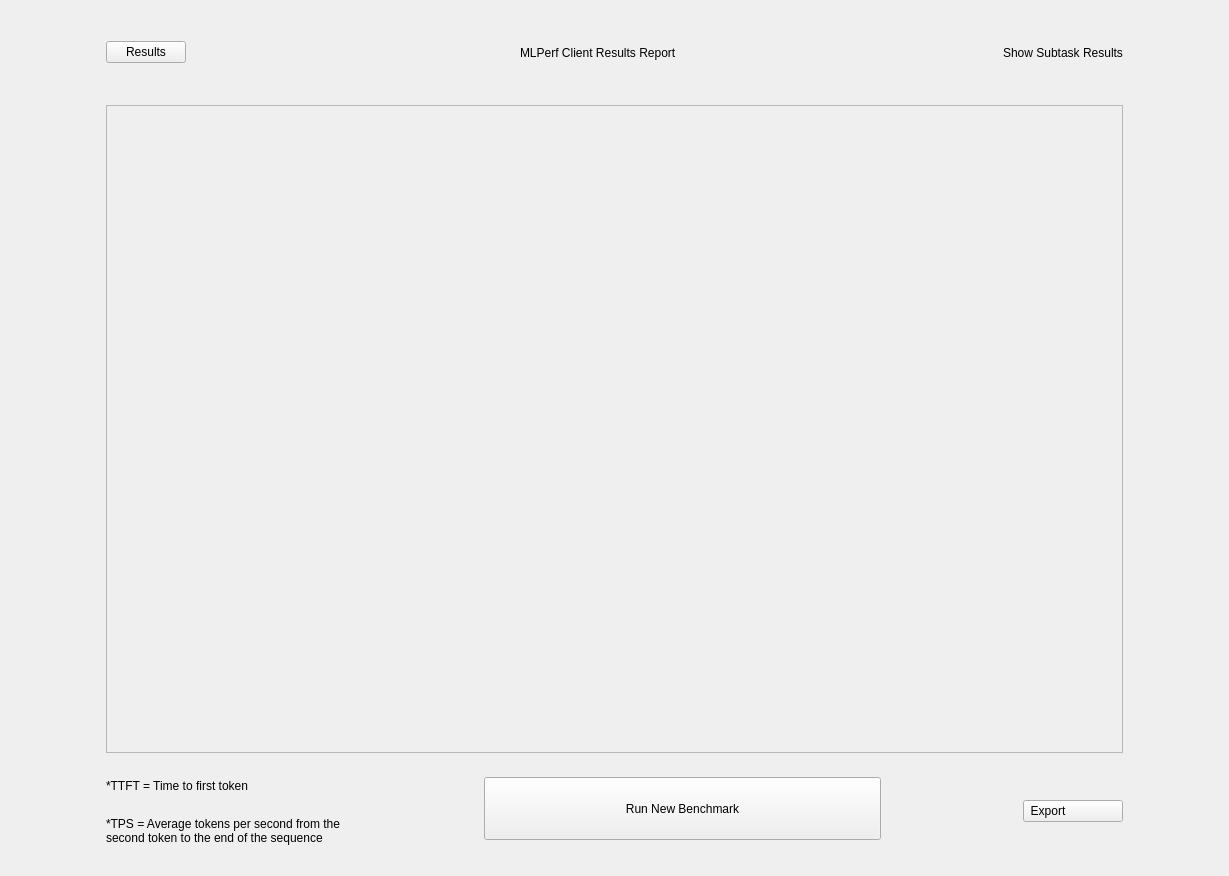
<?xml version="1.0" encoding="UTF-8"?>
<ui version="4.0">
 <class>ResultsReportPage</class>
 <widget class="QWidget" name="ResultsReportPage">
  <property name="geometry">
   <rect>
    <x>0</x>
    <y>0</y>
    <width>1229</width>
    <height>876</height>
   </rect>
  </property>
  <layout class="QHBoxLayout" name="horizontalLayout" stretch="1,12,1">
   <item>
    <spacer name="horizontalSpacer">
     <property name="orientation">
      <enum>Qt::Orientation::Horizontal</enum>
     </property>
     <property name="sizeHint" stdset="0">
      <size>
       <width>83</width>
       <height>20</height>
      </size>
     </property>
    </spacer>
   </item>
   <item>
    <widget class="QWidget" name="widget" native="true">
     <layout class="QVBoxLayout" name="verticalLayout" stretch="1,10,1">
      <property name="spacing">
       <number>20</number>
      </property>
      <property name="bottomMargin">
       <number>20</number>
      </property>
      <item>
       <layout class="QHBoxLayout" name="top_h_layout_" stretch="0,0,0,0,0">
        <property name="spacing">
         <number>0</number>
        </property>
        <item>
         <layout class="QHBoxLayout" name="horizontalLayout_3">
          <item>
           <widget class="QPushButton" name="results_button_">
            <property name="text">
             <string>Results</string>
            </property>
            <property name="icon">
             <iconset resource="../app_resources.qrc">
              <normaloff>:/icons/resources/icons/arrow_left.png</normaloff>:/icons/resources/icons/arrow_left.png</iconset>
            </property>
            <property name="iconSize">
             <size>
              <width>24</width>
              <height>24</height>
             </size>
            </property>
           </widget>
          </item>
         </layout>
        </item>
        <item>
         <spacer name="horizontalSpacer_3">
          <property name="orientation">
           <enum>Qt::Orientation::Horizontal</enum>
          </property>
          <property name="sizeHint" stdset="0">
           <size>
            <width>40</width>
            <height>20</height>
           </size>
          </property>
         </spacer>
        </item>
        <item alignment="Qt::AlignHCenter">
         <widget class="QLabel" name="title_label_">
          <property name="styleSheet">
           <string notr="true">padding-left:8px;</string>
          </property>
          <property name="text">
           <string>MLPerf Client Results Report</string>
          </property>
         </widget>
        </item>
        <item>
         <spacer name="horizontalSpacer_4">
          <property name="orientation">
           <enum>Qt::Horizontal</enum>
          </property>
          <property name="sizeHint" stdset="0">
           <size>
            <width>40</width>
            <height>20</height>
           </size>
          </property>
         </spacer>
        </item>
        <item>
         <layout class="QHBoxLayout" name="top_rh_layout_">
          <property name="leftMargin">
           <number>0</number>
          </property>
          <item>
           <widget class="QLabel" name="label">
            <property name="text">
             <string>Show Subtask Results</string>
            </property>
           </widget>
          </item>
         </layout>
        </item>
       </layout>
      </item>
      <item>
       <widget class="QScrollArea" name="result_table_frame_">
        <property name="widgetResizable">
         <bool>true</bool>
        </property>
        <widget class="QWidget" name="scrollAreaWidgetContents">
         <property name="geometry">
          <rect>
           <x>0</x>
           <y>0</y>
           <width>1007</width>
           <height>648</height>
          </rect>
         </property>
        </widget>
       </widget>
      </item>
      <item>
       <layout class="QGridLayout" name="gridLayout" rowstretch="0,0,0,0,0">
        <property name="verticalSpacing">
         <number>0</number>
        </property>
        <item row="0" column="2" rowspan="5">
         <spacer name="horizontalSpacer_5">
          <property name="orientation">
           <enum>Qt::Orientation::Horizontal</enum>
          </property>
          <property name="sizeHint" stdset="0">
           <size>
            <width>40</width>
            <height>20</height>
           </size>
          </property>
         </spacer>
        </item>
        <item row="0" column="0">
         <layout class="QVBoxLayout" name="verticalLayout_4">
          <property name="spacing">
           <number>0</number>
          </property>
         </layout>
        </item>
        <item row="1" column="4" rowspan="4">
         <spacer name="horizontalSpacer_6">
          <property name="orientation">
           <enum>Qt::Orientation::Horizontal</enum>
          </property>
          <property name="sizeHint" stdset="0">
           <size>
            <width>40</width>
            <height>20</height>
           </size>
          </property>
         </spacer>
        </item>
        <item row="1" column="3" rowspan="3">
         <widget class="QPushButton" name="run_new_benchmark_button_">
          <property name="minimumSize">
           <size>
            <width>397</width>
            <height>63</height>
           </size>
          </property>
          <property name="text">
           <string>Run New Benchmark</string>
          </property>
         </widget>
        </item>
        <item row="1" column="5" rowspan="4">
         <widget class="QPushButton" name="export_button_">
          <property name="minimumSize">
           <size>
            <width>100</width>
            <height>0</height>
           </size>
          </property>
          <property name="layoutDirection">
           <enum>Qt::LayoutDirection::RightToLeft</enum>
          </property>
          <property name="text">
           <string>Export               </string>
          </property>
          <property name="icon">
           <iconset resource="../app_resources.qrc">
            <normaloff>:/icons/resources/icons/export_icon.png</normaloff>:/icons/resources/icons/export_icon.png</iconset>
          </property>
          <property name="iconSize">
           <size>
            <width>24</width>
            <height>24</height>
           </size>
          </property>
         </widget>
        </item>
        <item row="0" column="1" rowspan="2">
         <widget class="QLabel" name="TTFT_label_">
          <property name="text">
           <string>*TTFT = Time to first token</string>
          </property>
         </widget>
        </item>
        <item row="2" column="1" rowspan="3">
         <layout class="QVBoxLayout" name="verticalLayout_5">
          <property name="spacing">
           <number>0</number>
          </property>
          <item>
           <spacer name="verticalSpacer">
            <property name="orientation">
             <enum>Qt::Orientation::Vertical</enum>
            </property>
            <property name="sizeHint" stdset="0">
             <size>
              <width>20</width>
              <height>40</height>
             </size>
            </property>
           </spacer>
          </item>
          <item>
           <widget class="QLabel" name="TPS_label1_">
            <property name="text">
             <string>*TPS = Average tokens per second from the</string>
            </property>
           </widget>
          </item>
          <item>
           <widget class="QLabel" name="TPS_label2_">
            <property name="text">
             <string>second token to the end of the sequence</string>
            </property>
           </widget>
          </item>
         </layout>
        </item>
       </layout>
      </item>
     </layout>
    </widget>
   </item>
   <item>
    <spacer name="horizontalSpacer_2">
     <property name="orientation">
      <enum>Qt::Orientation::Horizontal</enum>
     </property>
     <property name="sizeHint" stdset="0">
      <size>
       <width>83</width>
       <height>20</height>
      </size>
     </property>
    </spacer>
   </item>
  </layout>
 </widget>
 <resources>
  <include location="../app_resources.qrc"/>
 </resources>
 <connections/>
</ui>
